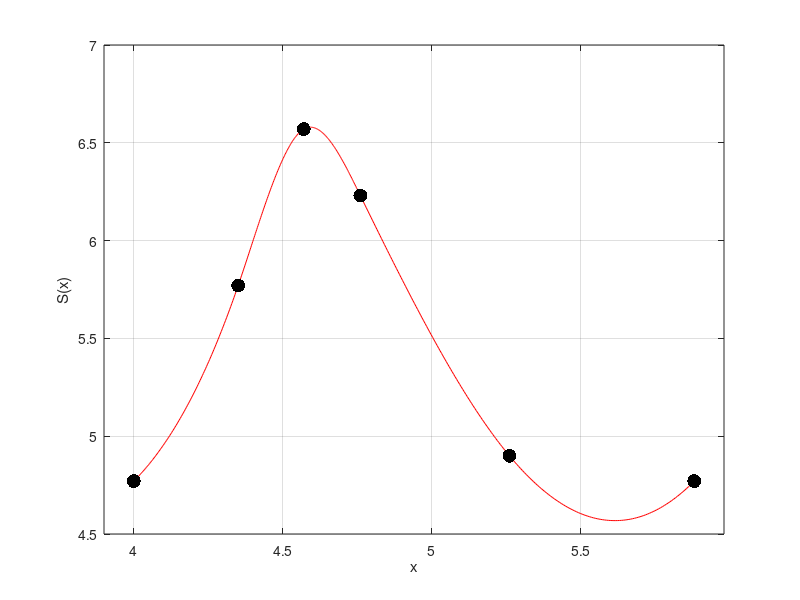

Reproduce this figure in MATLAB.
% PERSPLINE: Perform cubic spline interpolation on a given set
%            of data points, using periodic end-point conditions.

% NOTE: Must have y(1)=y(end)!!  So this is a modified version
% of the data used for the other spline examples.
x = [4.00, 4.35, 4.57, 4.76, 5.26, 5.88]';
y = [4.77, 5.77, 6.57, 6.23, 4.90, 4.77]';
n = length(x) - 1;

% Set up the matrix
h = diff(x);
diag0 = [1; 2*(h(1:end-1)+h(2:end)); 2*h(end)];
A = spdiags([[h;0], diag0, [0;h]], [-1, 0, 1], n+1, n+1);
% Then do a little surgery on the first/last rows ...
A(1,2)   = 0;
A(1,end) = -1;
A(end,1) = 2*h(1);
A(end,2) = h(1);
dy = diff(y);
% ... and the RHS vector
rhs = 6*[0; diff(dy./h); dy(1)/h(1)-dy(end)/h(end)];
m = A \ rhs     % Solve for slopes, m_i=S''(x_i)

% Compute the cubic polynomial coefficients
a = y;
b = dy./h - h.*m(1:end-1)/2 - h.*diff(m)/6;
c = m(1:end-1)/2;
d = diff(m)./h/6;

% Plot each spline along with the data
for i = 1 : n,
  xx = linspace(x(i), x(i+1), 100);
  yy = a(i) + b(i)*(xx-x(i)) + c(i)*(xx-x(i)).^2 ...
       + d(i)*(xx-x(i)).^3;
  plot(xx, yy, 'r-')
  hold on
end
plot(x,y,'k.', 'MarkerSize', 30)
hold off
set(gca, 'XLim', [min(x)-0.1, max(x)+0.1])
xlabel('x'), ylabel('S(x)')
grid on, shg
print -djpeg 'perspline.jpg'
